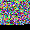

Generate this figure with Python:
from PIL import Image
import random

# Crea una imagen RGBA con fondo negro
img = Image.new('RGBA', (30, 30), color='black')

texto = '''Lorem ipsum dolor sit amet,
consectetur adipiscing elit. Curabitur
dignissim metus eget felis sagittis, quis iaculis tortor aliquet.
Vestibulum vestibulum nunc sit amet lobortis gravida
Lorem ipsum dolor sit amet,
consectetur adipiscing elit. Curabitur
dignissim metus eget felis sagittis, quis iaculis tortor aliquet.
Vestibulum vestibulum nunc sit amet lobortis gravida
Lorem ipsum dolor sit amet,
consectetur adipiscing elit. Curabitur
dignissim metus eget felis sagittis, quis iaculis tortor aliquet.
Vestibulum vestibulum nunc sit amet lobortis gravida
Lorem ipsum dolor sit amet,
consectetur adipiscing elit. Curabitur
dignissim metus eget felis sagittis, quis iaculis tortor aliquet.
Vestibulum vestibulum nunc sit amet lobortis gravida.'''

x = 0
y = 0

for letra in texto:
    # Genera valores de color aleatorios para rojo, verde y azul
    color = (random.randint(0, 255), random.randint(0, 255), random.randint(0, 255), 255)
    img.putpixel((x, y), color)

    x = x + 1
    if x == 30:
        x = 0
        y = y + 1

img.save('prueba1.png')
